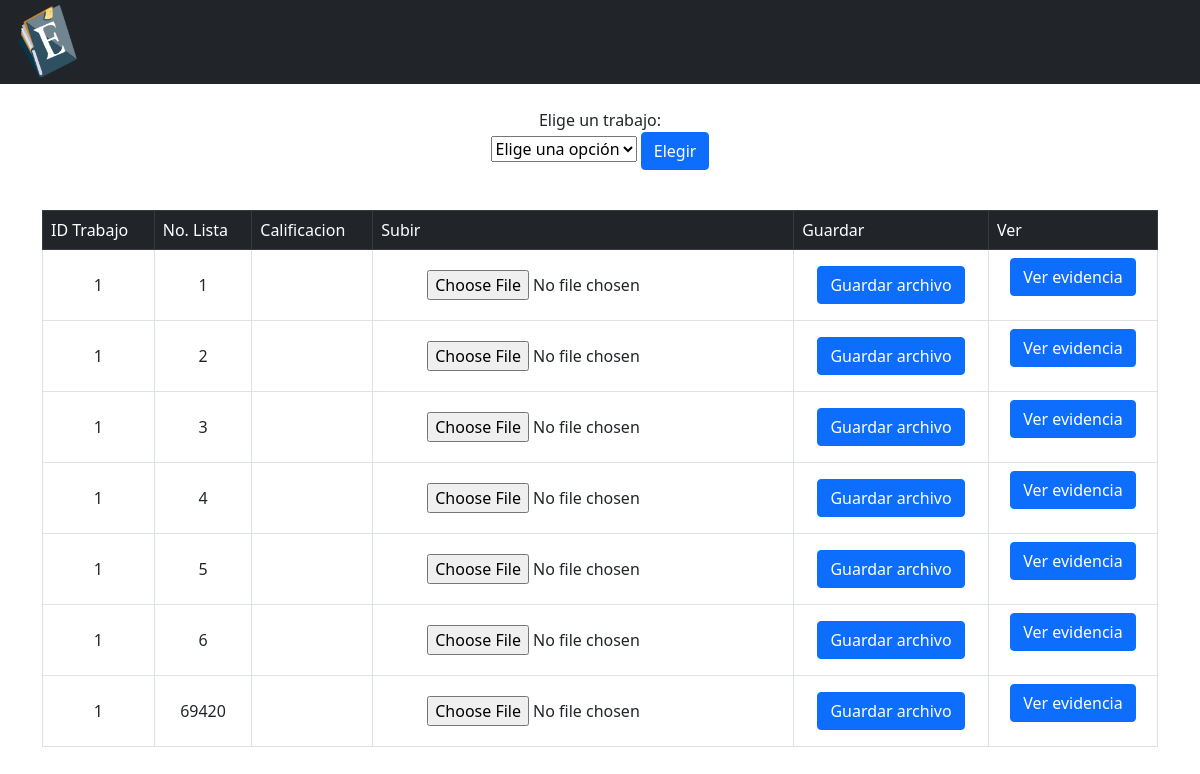
The app's page /subir_evidencias.php with its own data.
### tables this page shows
CREATE TABLE `evidencia` (
  `Trabajo_idTrabajo` int(11) NOT NULL,
  `alumno_No_lista` int(11) NOT NULL,
  `Calf_trabajo` float DEFAULT NULL,
  `Evidencia` mediumblob DEFAULT NULL
);

### subir_evidencias.php (the view, shortened to what this page needs)
<html>
    <head>
        <?php
            include 'header.php';
            $conexion=mysqli_connect("localhost","root","","school");
            $queryE="SELECT * FROM evidencia";
            $res2=mysqli_query($conexion, $queryE);
        ?>
    </head>
    <body>
        <br>
        <div class="container" align="middle">
            <form method="get">
                <div class="form-group">
                    <label class="text-dark">Elige un trabajo:</label><br>
                    <select name="trabajo">
                        <option value="">Elige una opción</option>
                    </select>
                    <input type="submit" class="btn btn-primary" value="Elegir">
                </div>
            </form>
        </div>
        <br>
        <div class="container">
            <table class="table table-bordered">
                <thead class="table-dark">
                <tr>
                    <td>ID Trabajo</td>
                    <td>No. Lista</td>
                    <td>Calificacion</td>
                    <td>Subir</td>
                    <td>Guardar</td>
                    <td>Ver</td>
                </tr>
                </thead>
                <tbody>
                <?php while($reg=mysqli_fetch_array($res2)){?>
                    <tr class="align-middle" align="center">
                        <td><?php echo($reg['Trabajo_idTrabajo']) ?></td>
                        <td><?php echo($reg['alumno_No_lista'])?></td>
                        <td><?php echo($reg['Calf_trabajo'])?></td>
                        <form action="subirArchivo.php" method="post" enctype="multipart/form-data">
                            <td><input type="file" name="imagen" value="" class="btn" style="overflow: hidden"></td>
                            <td><input type="submit" name="submit" value="Guardar archivo" class="btn btn-primary"></td>
                        </form>
                        <td>
                            <form action="verEvidencia.php" method="post">
                                <input type="submit" name="submit" value="Ver evidencia"  class="btn btn-primary">
                            </form>
                        </td>
                    </tr>
                <?php } ?>
                </tbody>
            </table>
        </div>
    </body>
</html>

### records on screen
evidencia: Trabajo_idTrabajo "1", alumno_No_lista "1"
evidencia: Trabajo_idTrabajo "1", alumno_No_lista "2"
evidencia: Trabajo_idTrabajo "1", alumno_No_lista "3"
evidencia: Trabajo_idTrabajo "1", alumno_No_lista "4"
evidencia: Trabajo_idTrabajo "1", alumno_No_lista "5"
evidencia: Trabajo_idTrabajo "1", alumno_No_lista "6"
evidencia: Trabajo_idTrabajo "1", alumno_No_lista "69420"
